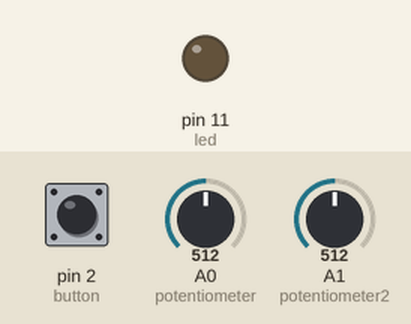
This sketch was run on a simulated Arduino Uno, built with avr-gcc and run on an emulated ATmega328P. Parts: output pins drawn as LEDs (lit = HIGH). The inputs (shaded band) are chosen by the test bench; at power-on: pin 2 (button) HIGH, A1 (potentiometer2) = 512, A0 (potentiometer) = 512. What the sketch prints to the serial monitor is not drawn.

Above: at 1.2 s.
1.3 s: pin 2 (button) pulled LOW for 0.15 s
At 4.0 s:
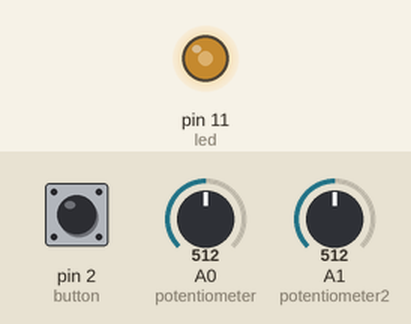
4.4 s: A1 (potentiometer2) set to 716
7.4 s: A1 (potentiometer2) set to 900
9.9 s: pin 2 (button) pulled LOW for 1 s
At 12.6 s:
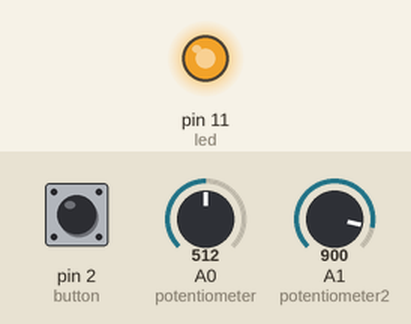
13.1 s: A1 (potentiometer2) set to 122
16.1 s: pin 2 (button) pulled LOW for 3.2 s
Timing chart, 0 to 21.8 s (numbered marks = the images above; inputs shaded):
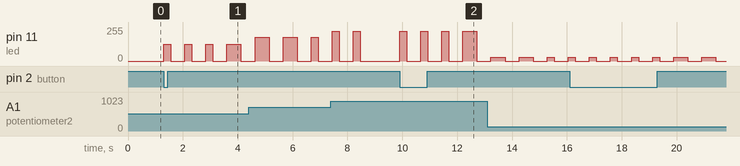

Measured:
- after the input at 1.3 s, pin 11 (led): goes 3 × (127/255 0.26 s, 0/255 0.51 s), 127/255 0.51 s, then 0/255, starting at once
- after the input at 9.9 s, pin 11 (led): goes 3 × (224/255 0.26 s, 0/255 0.51 s), 224/255 0.51 s, then 0/255, starting at once

The sketch:

MorseCodev1.ino
```cpp
int led = 11;
int button = 2;
int potentiometer = A0;
int potentiometer2 = A1;

int ledIntensity;
int ledSpeed;

void setup() {
  pinMode(led, OUTPUT);
  pinMode(button, INPUT_PULLUP); // Pull-up resistor
  pinMode(potentiometer, INPUT);
  pinMode(potentiometer2, INPUT);

  Serial.begin(115200);
}

void loop() {

  bool buttonValue = !digitalRead(button);
  Serial.println(buttonValue);

  if (buttonValue == true) {
    sos();
  }
}

void checkIntensity() {
  int potValue = analogRead(potentiometer2);
  Serial.println(potValue);
  ledIntensity = map(potValue, 0, 1023, 0, 255);
}

void checkSpeed() {
  int potValue = analogRead(potentiometer);
  Serial.println(potValue);
  ledSpeed = potValue;
}

void sos() {
  for (int i = 0; i < 3; i++) {
    checkSpeed();
    checkIntensity();
    shortCode();
    interval();
  }
  for (int i = 0; i < 3; i++) {
    checkSpeed();
    checkIntensity();
    longCode();
    interval();
  }
  for (int i = 0; i < 3; i++) {
    checkSpeed();
    checkIntensity();
    shortCode();
    interval();
  }
}

// Short
void shortCode() {
  analogWrite(led, ledIntensity);
  delay(ledSpeed / 2);
}

void longCode() {
  // Long
  analogWrite(led, ledIntensity);
  delay(ledSpeed);
}

// Interval
void interval() {
  digitalWrite(led, LOW);
  delay(ledSpeed);
}
```
